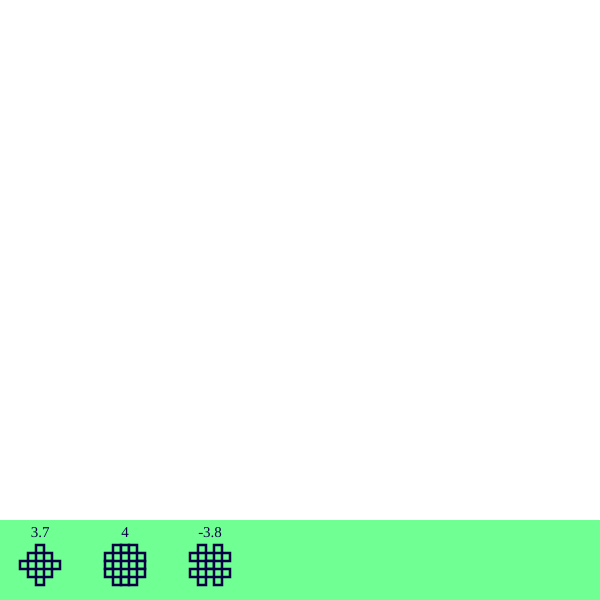
Frame 1 (no input)
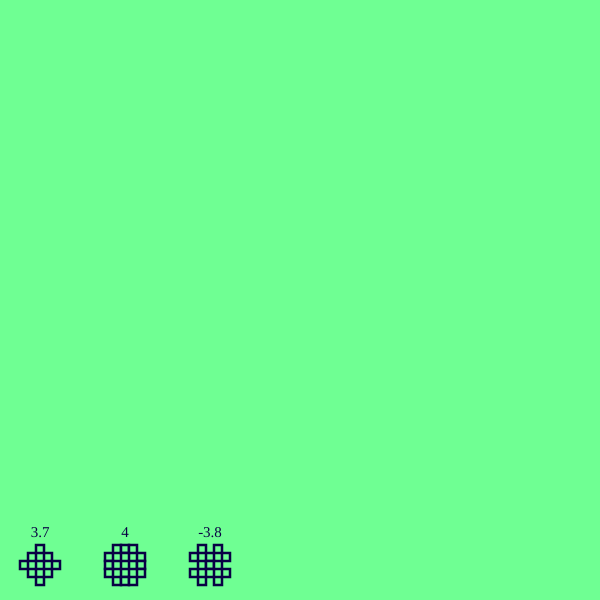
Frame 60 (no input)
Frame 120 (the mouse pressed at the canvas centre since frame 60): identical to frame 60, image omitted

The p5.js sketch that drew these frames (run headless with seeded random() and noise() and a simulated clock; from frame 60 on, the mouse is pressed at the canvas centre):

// p5.js sketch
// ── sketch.js
//Multiple Neighbours Cellular Automata
//Miguel Rodríguez
//03-09-2024

const WIDTH = 600
const HEIGHT = 600
const colCell = "#6fff93"
let N = 200

let code = 10
let codesBin = []
let codes = []
let Ncodes = 3

let minMult = -5
let maxMult = 5

let grid = []
let next_grid = []

let spacing = WIDTH/N

let codeGrid = []
let spacingCodeGrid = (WIDTH/15)/5

let p

let regenerateRulesButton
let clearButton
let pickRandomPresetButton
let populateGridButton
let skipFramesButton

let nNeihP
let nNeihSlider

let minMultP
let minMultSlider

let maxMultP
let maxMultSlider

let skipFrames = 0

const coords = [
    [[-2, -2], [2, -2], [2, 2], [-2, 2]], 
    [[-2, -1], [-2, 1], [-1, -2], [-1, 2], [1, -2], [2, -1], [1, 2], [2, 1]], 
    [[-1, -1], [1, -1], [1, 1], [-1, 1]], 
    [[-2, 0], [0, -2], [2, 0], [0, 2]],  
    [[-1, 0], [0, -1], [1, 0], [0, 1]], 
    [[0, 0]] 
];

const presets = [
    [{code: 8, mult: -0.4906}, {code: 10, mult: 0.6388}, {code: 52, mult: -0.2007}],
    [{code: 4, mult: -0.6501}, {code: 2, mult: 1.0833}, {code: 40, mult: -0.8017}],
    [{code: 7, mult: 9.2236}, {code: 45, mult: -5.9358}, {code: 23, mult: -3.2924}],
    [{code: 39, mult: 4.6417}, {code: 43, mult: -4.5101}, {code: 10, mult: -2.0620}],
    [{code: 46, mult: 4.0619}, {code: 1, mult: -8.3949}, {code: 37, mult: -6.6861}],
    [{code: 5, mult: 4.2663}, {code: 33, mult: 8.0}, {code: 28, mult: -7.8630}],
    [{code: 36, mult: 6.2957}, {code: 6, mult: 2.4483}, {code: 63, mult: -3.2667}],
    [{code: 9, mult: 2.4581}, {code: 45, mult: 8.0132}, {code: 54, mult: -9.9713}],
    [{code: 12, mult: 3.6924}, {code: 56, mult: 1.3617}, {code: 26, mult: -2.3751}],
    [{code: 43, mult: -8.0604}, {code: 15, mult: -3.7538}, {code: 60, mult: 6.4769}],
    [{code: 46, mult: -2.0969}, {code: 57, mult: -3.9684}, {code: 22, mult: 2.8761}],
    [{code: 45, mult: -6.5260}, {code: 42, mult: -4.7482}, {code: 59, mult: 8.6948}],
    [{code: 8, mult: -0.4906}, {code: 10, mult: 0.6388}, {code: 52, mult: -0.2007}],
    [{code: 9, mult: -0.9350}, {code: 53, mult: -1.4832}, {code: 46, mult: 1.0811}]
]; 

function populateGrid(){
    setSquareGrid(10, floor(random(N)), floor(random(N)))
    setSquareGrid(10, floor(random(N)), floor(random(N)), true)
    setSquareGrid(4, floor(random(N)), floor(random(N)))
    setSquareGrid(4, floor(random(N)), floor(random(N)), true)
    for(let i = 0; i < 30; i++){
        let x = floor(random(N))
        let y = floor(random(N))
        grid[x][y] = 1
    }
}

function pickRandomCode(){
    clearGrid()
    let index = floor(random(presets.length))
    codes = presets[index]
    Ncodes = 3
    minMult = -10
    maxMult = 10
    nNeihSlider.value(3)
    minMultSlider.value(-10)
    maxMultSlider.value(10)
    populateGrid()
}

function newCode(){
    clearGrid()
    let r = random()
    codes = []
    let rem = floor(Ncodes/2)
    for(let i = 0; i < Ncodes-rem; i++){
        if(r > 0.5) codes.push({code: floor(random(64)), mult: random(0, maxMult)})
        else codes.push({code: floor(random(64)), mult: random(minMult, 0)})
    }
    for(let i = 0; i < rem; i++){
        if(r < 0.5) codes.push({code: floor(random(64)), mult: random(0, maxMult)})
        else codes.push({code: floor(random(64)), mult: random(minMult, 0)})
    }
    
    populateGrid()
}

function setSquareGrid(n, cx, cy, half = false){
    cx = round(cx)
    cy = round(cy)
    if(n % 2 != 0) n++
    if(cx % 2 != 0) cx++
    if(cy % 2 != 0) cy++
    if(cx >= N) cx = N-2
    if(cy >= N) cy = N-2

    for(let i = 0; i < n; i++){
        for(let j = 0; j < n; j++){
            if(half && (i+j) % 2 == 0) continue
            let x = cx - n/2 + i
            let y = cy - n/2 + j
            if(x >= N || x < 0 || y >= N || y < 0) continue
            grid[x][y] = 1
        }
    }
}

function dec2bin(dec) {
  return (dec >>> 0).toString(2);
}

function getTotalSum(x, y){
    let sum = 0
    for(let c of codes){
        sum += getNext(x, y, codesBin[c.code])*c.mult
    }
    return sum
}

function setRule(rule){
    let binCode = codesBin[rule]
    for (let k = 0; k < coords.length; k++) {
        if (binCode[k] === '1') {
            for (let n = 0; n < coords[k].length; n++) {
                let i = coords[k][n][0];
                let j = coords[k][n][1];
                let grX = i + 2;
                let grY = j + 2;
                codeGrid[grX][grY] = 1;
            }
        }
    }
}

function getNext(x, y, binCode) {
    let sum = 0;

    for (let k = 0; k < coords.length; k++) {
        if (binCode[k] == '1') {
            for (let n = 0; n < coords[k].length; n++) {
                let i = coords[k][n][0];
                let j = coords[k][n][1];
                let grX = i + x;
                let grY = j + y;
                
                if (grX >= 0 && grX < N && grY >= 0 && grY < N && grid[grX][grY] == 1) {
                    sum++;
                }
            }
        }
    }

    return sum;
}

function setup(){
    createCanvas(WIDTH, HEIGHT)
    pixelDensity(1)

    for(let i = 0; i < N; i++){
        grid[i] = []
        next_grid[i] = []
    }

    newCode()

    for(let i = 0; i < 5; i++){
        codeGrid[i] = []
    }

    for(let i = 0; i < 64; i++){
        let binCode = dec2bin(i)
        let len = binCode.length
        for(let i = 0; i < 6-len; i++){ 
            binCode = '0' + binCode
        }
        codesBin.push(binCode)
    }

    regenerateRulesButton = createButton("Regenerate Rules")
    regenerateRulesButton.mousePressed(newCode)
    pickRandomPresetButton = createButton("Load Random Preset")
    pickRandomPresetButton.mousePressed(pickRandomCode)
    populateGridButton = createButton("Populate Grid")
    populateGridButton.mousePressed(populateGrid)
    clearButton = createButton("Clear Grid")
    clearButton.mousePressed(clearGrid)
    skipFramesButton = createButton("Skip Even Frames")
    skipFramesButton.mousePressed(toggleSkipFrames)
    nNeihP = createP("Neighbourhoods")
    nNeihSlider = createSlider(1, 7, 3, 1)
    minMultP = createP("Min Mult: ")
    minMultP.position(145, HEIGHT + 33)
    minMultSlider = createSlider(-10, 0, -5, 1)
    maxMultP = createP("Max Mult: ")
    maxMultP.position(145*2-15, HEIGHT + 33)
    maxMultSlider = createSlider(0, 10, 5, 1)

    textAlign(CENTER)
    textSize(15)
    textFont("Gill Sans")
}

function toggleSkipFrames(){
    if(skipFrames == 0){ 
        skipFrames = 1
        skipFramesButton.elt.innerHTML ="Skip Odd Frames"
    }
    else if(skipFrames == 1){ 
        skipFrames = 0
        skipFramesButton.elt.innerHTML = "Skip Even Frames"
    }
}

function clearGrid(){
    for(let i = 0; i < N; i++){ 
        grid[i] = []
        next_grid[i] = []
        for(let j = 0; j < N; j++){ 
            grid[i][j] = 0
            next_grid[i][j] = 0
        }
    }
}

function draw(){
    if(frameCount % 2 == skipFrames) background("#090044")

    if(nNeihSlider.value() != Ncodes){
        Ncodes = nNeihSlider.value()
        newCode()
    }
    if(minMultSlider.value() != minMult){
        minMult = minMultSlider.value()
        newCode()
    }
    if(maxMultSlider.value() != maxMult){
        maxMult = maxMultSlider.value()
        newCode()
    }

    noStroke()
    fill(colCell)

    //Pintar en grid
    if(mouseIsPressed && mouseX < WIDTH && mouseY < HEIGHT){
        let x = floor(mapp(mouseX, 0, WIDTH, 0, N, true))
        let y = floor(mapp(mouseY, 0, HEIGHT, 0, N, true))
        setSquareGrid(10, x, y, frameCount % 60 == 0)
       
    }

    //Dibujar grid
    if(frameCount % 2 == skipFrames){
        loadPixels()
        for(let i = 0; i < N; i++){ 
            for(let j = 0; j < N; j++){ 
                if(grid[i][j] == 1) drawFastRect(i * spacing, j * spacing, spacing, spacing, 111, 255, 147)
            }
        }
        updatePixels() 
    }
    

    //Actualizar grid segun reglas
    let bool = false
    for(let i = 0; i < N; i++){ 
        for(let j = 0; j < N; j++){
            next_grid[i][j] = getTotalSum(i, j) > 0 ? 1 : 0
            if(next_grid[i][j] == 1) bool = true
        }
    }

    //Swappear grids
    for(let i = 0; i < N; i++){ 
        for(let j = 0; j < N; j++){ 
            grid[i][j] = next_grid[i][j]
        }
    }

    nNeihP.html("Neighbourhoods: " + Ncodes)
    minMultP.html("Min Mult: " + minMult)
    maxMultP.html("Max Mult: " + maxMult)

    //Dibujar reglas
    fill(colCell)
    translate(20, (WIDTH/10)*9+5)
    rect(-20, -25, WIDTH, (WIDTH/10)*9-25)
    stroke("#090044")
    strokeWeight(2.5)

    for(let i = 0; i < Ncodes; i++){
        setRule(codes[i].code)
        fill(colCell)
        stroke("#090044")
        strokeWeight(2.5)
        drawRule()
        noStroke()
        fill("#090044")
        text(round(codes[i].mult, 1), 20, -8)
        translate((WIDTH/10)+25, 0)
    }
    
}

function drawRule(){
    for(let i = 0; i < codeGrid.length; i++){
        for(let j = 0; j < codeGrid.length; j++){
            if(codeGrid[i][j] == 1) rect(i * spacingCodeGrid, j * spacingCodeGrid, 
                spacingCodeGrid, spacingCodeGrid)
            codeGrid[i][j] = 0
        }
    }
}

// ── Utils.js
function mapp(value, start1, stop1, start2, stop2, withinBounds = false) {
    let mappedValue = start2 + ( (value - start1) / (stop1 - start1) ) * (stop2 - start2);
    
    if (withinBounds) {
        if (start2 < stop2) {
            mappedValue = Math.max(Math.min(mappedValue, stop2), start2);
        } else {
            mappedValue = Math.max(Math.min(mappedValue, start2), stop2);
        }
    }

    return mappedValue;
}

function drawFastRect(x, y, w, h, r, g, b, a = 255) {
    for (let i = 0; i < w; i++) {
        for (let j = 0; j < h; j++) {

            let index = (4 * ((y + j) * WIDTH + (x + i)));
            
            pixels[index] = r;     
            pixels[index + 1] = g; 
            pixels[index + 2] = b;
            pixels[index + 3] = a; 
        }
    }
}
